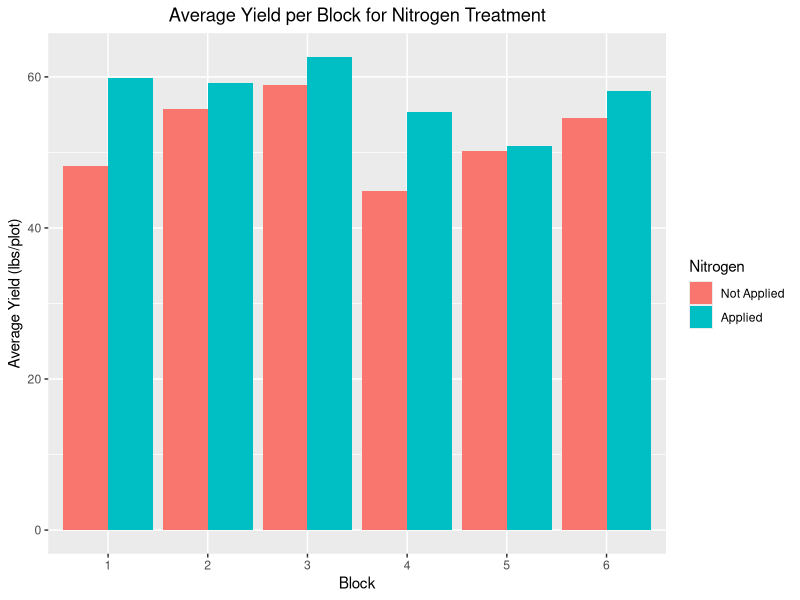

R code for this plot:
## ---- chunk 1
library(MASS)
npk

block <- rep(1:6, each = 4)
N <- rep(c(1, 1, 0, 0), 6)
P <- rep(c(1, 0), each = 12)
K <- rep(c(0, 1, 1, 0), 6)

npk_df <- data.frame(block = block, N = N, P = P, K = K)

# random permutations the order of plots within each block
for(i in unique(block)) {
  ind <- which(block == i)
  npk_df[ind,] <- npk_df[sample.int(length(ind)),][,]
}

npk_df

## ---- chunk 2
library(ggplot2)

npk_means <- aggregate(yield ~ block + N, data = npk, mean)

ggplot(npk_means, aes(x = block, y = yield, fill = factor(N))) +
  geom_bar(stat = "identity", position = "dodge") +
  scale_fill_discrete(name = "Nitrogen", labels = c("Not Applied", "Applied")) +
  labs(x = "Block", y = "Average Yield (lbs/plot)") +
  ggtitle("Average Yield per Block for Nitrogen Treatment") +
  theme(plot.title = element_text(hjust = 0.5))

